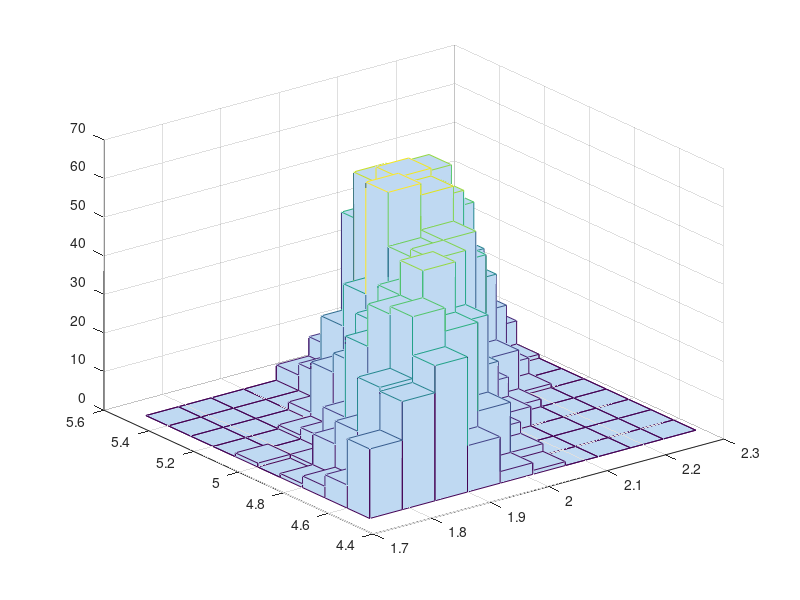

The MATLAB script that drew this image:
%generating data
X = linspace(0,1,10);
Y = zeros(1,10);
for i=1:10
    Y(i) = betapdf(X(i),2,5)+0.01*normrnd(0,1);
end

%selecting initial variables 
init_alphabeta = [2, 5];
new_alphabeta = [2, 5];

%initialising vector
acc_alphabetas = [];

% calculating initial likelihood
Y2 = betapdf(X,init_alphabeta(1),init_alphabeta(2));
Old_Lhood = sum(log(normpdf(Y,Y2,1)));

for i=1:5000
    new_alphabeta = [1.5+rand,new_alphabeta(2)];
    Y_new = betapdf(X,new_alphabeta(1),new_alphabeta(2));
    New_Lhood = sum(log(normpdf(Y,Y_new,0.1)));
    if New_Lhood - Old_Lhood > log(rand)
        acc_alphabetas = [acc_alphabetas; new_alphabeta];
        Old_Lhood = New_Lhood;
    end
    new_alphabeta = [new_alphabeta(1), 4.5+rand];
    Y_new = betapdf(X,new_alphabeta(1),new_alphabeta(2));
    New_Lhood = sum(log(normpdf(Y,Y_new,0.1)));
    if New_Lhood - Old_Lhood > log(rand)
        acc_alphabetas = [acc_alphabetas; new_alphabeta];
        Old_Lhood = New_Lhood; 
    end
end
hist3(acc_alphabetas)
